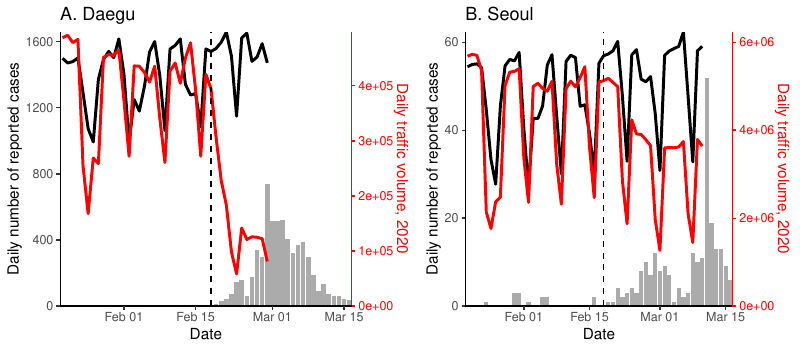

Write the R code that produced this figure.
library(dplyr)
library(tidyr)
library(readxl)
library(ggplot2); theme_set(theme_bw())
library(gridExtra)
library(lubridate)
library(raster)

geo <- read_xlsx("data/COVID19-Korea-2020-03-16.xlsx", na="NA", sheet=3) %>%
  mutate(
    date_report=as.Date(date_report)
  ) 

geo$date_report[geo$time_report==16 & !is.na(geo$time_report)] <- geo$date_report[geo$time_report==16 & !is.na(geo$time_report)] + 1

daegu <- geo %>% 
  group_by(date_report) %>%
  summarize(
    cases=sum(Daegu, na.rm=TRUE)
  )

seoul <- geo %>% 
  group_by(date_report) %>%
  summarize(
    cases=sum(Seoul, na.rm=TRUE)
  )

load("traffic_daegu.rda")
load("traffic_seoul.rda")

traffic_daegu1 <- dplyr::select(ungroup(filter(traffic_daegu,year==2017)), -월, -일) %>%
  mutate(
    wday=wday(date)
  ) %>%
  filter(
    date >= as.Date("2017-01-20")+3, date <= as.Date("2017-03-01")+3
  )

traffic_daegu2 <- dplyr::select(ungroup(filter(traffic_daegu,year==2018)), -월, -일) %>%
  mutate(
    wday=wday(date)
  ) %>%
  filter(
    date >= as.Date("2018-01-20")+2, date <= as.Date("2018-03-01")+2
  )

traffic_daegu3 <- dplyr::select(ungroup(filter(traffic_daegu,year==2019)), -월, -일) %>%
  mutate(
    wday=wday(date)
  ) %>%
  filter(
    date >= as.Date("2019-01-20")+1, date <= as.Date("2019-03-01")+1
  )

traffic_daegu4 <- dplyr::select(ungroup(filter(traffic_daegu,year==2020)), -월, -일) %>%
  mutate(
    wday=wday(date)
  ) %>%
  filter(
    date >= as.Date("2020-01-20"), date <= as.Date("2020-02-29")
  )

traffic_daegu_all <- data.frame(
  date=seq.Date(as.Date("2020-01-20"), as.Date("2020-02-29"), 1),
  traffic=c(traffic_daegu1$total,traffic_daegu2$total,traffic_daegu3$total,traffic_daegu4$total),
  mean=((traffic_daegu1$total + traffic_daegu2$total + traffic_daegu3$total)/3),
  year=factor(rep(c(2017, 2018, 2019, 2020), each=41))
)

traffic_seoul1 <- ungroup(filter(traffic_seoul,year==2017)) %>%
  mutate(
    wday=wday(date)
  ) %>%
  filter(
    date >= as.Date("2017-01-20")+3, date <= as.Date("2017-03-11")+3
  )

traffic_seoul2 <- ungroup(filter(traffic_seoul,year==2018)) %>%
  mutate(
    wday=wday(date)
  ) %>%
  filter(
    date >= as.Date("2018-01-20")+2, date <= as.Date("2018-03-11")+2
  )

traffic_seoul3 <- ungroup(filter(traffic_seoul,year==2019)) %>%
  mutate(
    wday=wday(date)
  ) %>%
  filter(
    date >= as.Date("2019-01-20")+1, date <= as.Date("2019-03-11")+1
  )

traffic_seoul4 <- ungroup(filter(traffic_seoul,year==2020)) %>%
  mutate(
    wday=wday(date)
  ) %>%
  filter(
    date >= as.Date("2020-01-20"), date <= as.Date("2020-03-10")
  )

traffic_seoul_all <- data.frame(
  date=seq.Date(as.Date("2020-01-20"), as.Date("2020-03-10"), 1),
  traffic=c(traffic_seoul1$total,traffic_seoul2$total,traffic_seoul3$total,traffic_seoul4$total),
  mean=((traffic_seoul1$total + traffic_seoul2$total + traffic_seoul3$total)/3),
  year=factor(rep(c(2017, 2018, 2019, 2020), each=51))
)

g1 <- ggplot(filter(traffic_daegu_all, year==2020)) +
  geom_bar(data=daegu, aes(date_report, cases), stat="identity", alpha=0.5) + 
  geom_line(aes(date, mean/3e2), lwd=1) +
  geom_line(aes(date, traffic/3e2, group=year, col=year), lwd=1) +
  geom_vline(xintercept=as.Date("2020-02-18"), lty=2) +
  scale_x_date("Date", expand=c(0, 0)) +
  scale_y_continuous("Daily number of reported cases",
                     sec.axis = sec_axis(~ .*3e2, name = "Daily traffic volume, 2020"), expand=c(0, 0)) +
  scale_color_manual(values=c("red")) +
  ggtitle("A. Daegu") +
  theme(
    panel.grid = element_blank(),
    panel.border = element_blank(),
    axis.line = element_line(),
    legend.position = "none",
    legend.title = element_blank(),
    axis.line.y.right = element_line(color="red"),
    axis.ticks.y.right = element_line(color="red"),
    axis.title.y.right = element_text(color="red"),
    axis.text.y.right = element_text(color="red")
  )

g2 <- ggplot(filter(traffic_seoul_all, year==2020)) +
  geom_bar(data=seoul, aes(date_report, cases), stat="identity", alpha=0.5) + 
  geom_line(aes(date, mean/1e5), lwd=1) +
  geom_line(aes(date, traffic/1e5, group=year, col=year), lwd=1) +
  geom_vline(xintercept=as.Date("2020-02-18"), lty=2) +
  scale_x_date("Date", expand=c(0, 0)) +
  scale_y_continuous("Daily number of reported cases",
                     sec.axis = sec_axis(~ .*1e5, name = "Daily traffic volume, 2020", breaks=c(0, 2e6, 4e6, 6e6, 8e6)), expand=c(0, 0)) +
  scale_color_manual(values=c("red")) +
  ggtitle("B. Seoul") +
  theme(
    panel.grid = element_blank(),
    panel.border = element_blank(),
    axis.line = element_line(),
    legend.position = "none",
    legend.title = element_blank(),
    axis.line.y.right = element_line(color="red"),
    axis.ticks.y.right = element_line(color="red"),
    axis.title.y.right = element_text(color="red"),
    axis.text.y.right = element_text(color="red")
  )

gtot <- arrangeGrob(g1, g2, nrow=1, widths=c(1.1, 1))

ggsave("figure_compare_report.pdf", gtot, width=8, height=3.5)
ggsave("figure_compare_report.png", gtot, width=8, height=3.5)
